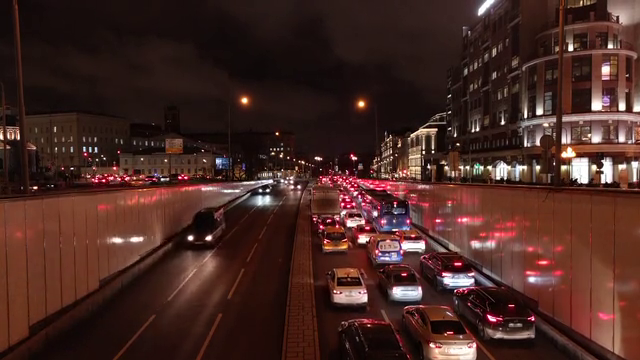
#> input picture frame 62 of Day 18/InputVideo.mp4, 640 x 360 px, given in place of the camera
$ python WebcamProcessingScript.py
#> lines starting #> are read from the running program, lines starting #| are printed output that depends on the picture
import cv2

cap = cv2.VideoCapture(0)

fourcc = cv2.VideoWriter_fourcc(*'XVID')

out = cv2.VideoWriter(
    'webcam_output.avi',
    fourcc,
    20.0,
    (640,480)
)

while True:

    ret, frame = cap.read()
#> frame is the input picture: shape (360, 640, 3); mean B, G, R 34.2, 40, 70.4

    if not ret:
        break

    gray = cv2.cvtColor(frame,cv2.COLOR_BGR2GRAY)
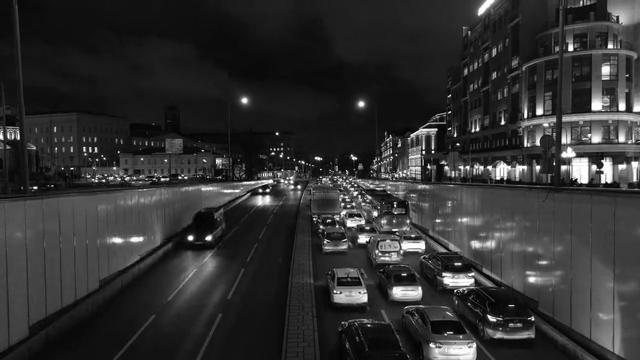
#> gray: shape (360, 640); min 0, max 255, mean 48.5

    blur = cv2.GaussianBlur(gray,(5,5),0)
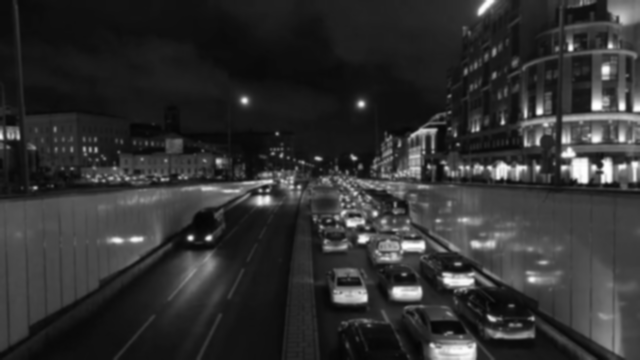
#> blur: shape (360, 640); min 4, max 255, mean 48.5

    edges = cv2.Canny(blur,100,200)
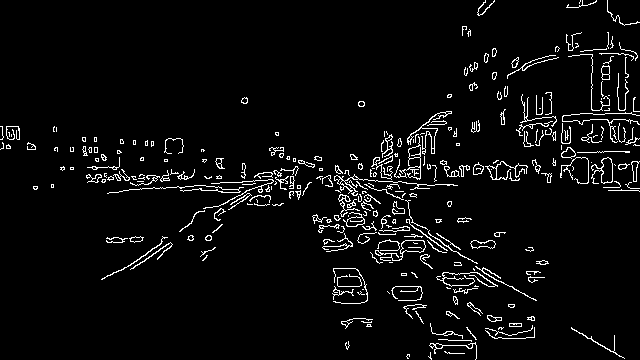
#> edges: shape (360, 640); 4.5% white in thin lines or dots

    cv2.imshow("Original",frame)

    cv2.imshow("Processed",edges)

    out.write(cv2.cvtColor(edges,cv2.COLOR_GRAY2BGR))

    if cv2.waitKey(1)&0xFF==ord('q'):
#> (key q is pressed here)
        break

cap.release()

out.release()

cv2.destroyAllWindows()

$ run again, starting later in the video
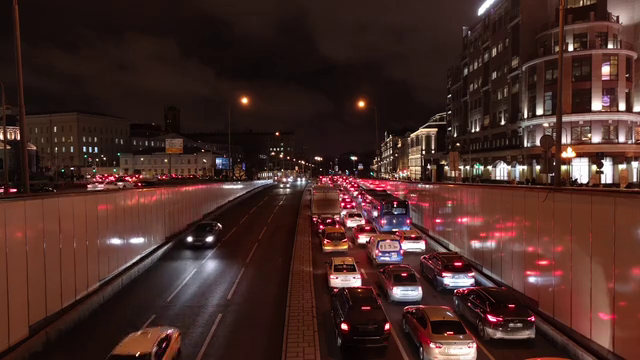
#> input picture frame 280 of Day 18/InputVideo.mp4, 640 x 360 px, given in place of the camera
#> frame is the input picture: shape (360, 640, 3); mean B, G, R 37, 41.9, 70.4
#> `blur = cv2.GaussianBlur(gray,(5,5),0)`:
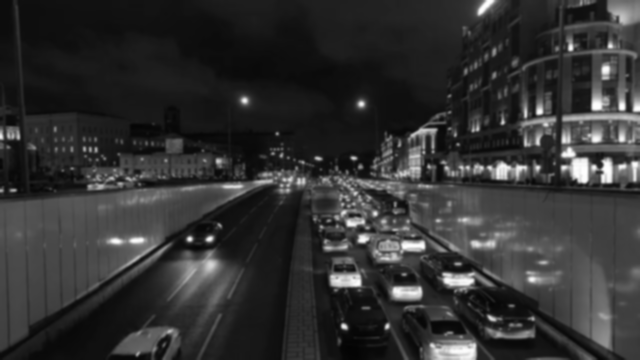
#> blur: shape (360, 640); min 3, max 255, mean 49.9
#> `edges = cv2.Canny(blur,100,200)`:
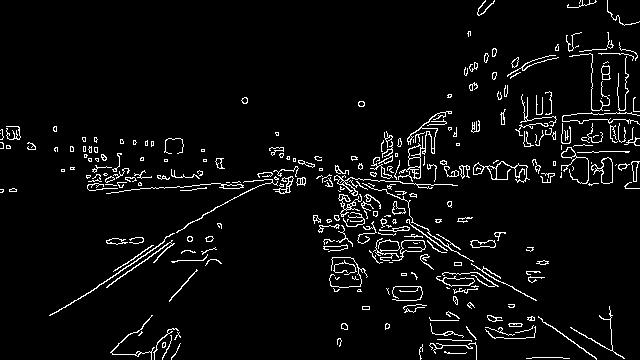
#> edges: shape (360, 640); 4.7% white in thin lines or dots

$ run again, starting later in the video
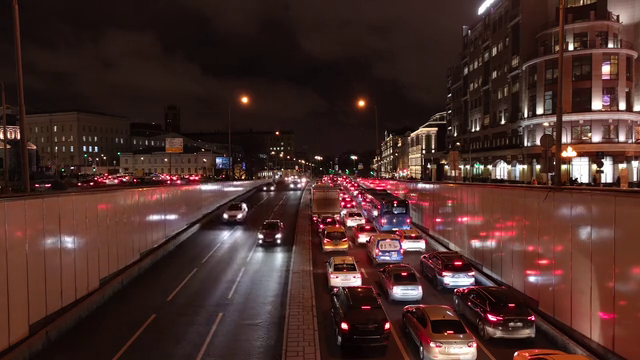
#> input picture frame 499 of Day 18/InputVideo.mp4, 640 x 360 px, given in place of the camera
#> frame is the input picture: shape (360, 640, 3); mean B, G, R 40.1, 44.5, 72
#> `blur = cv2.GaussianBlur(gray,(5,5),0)`:
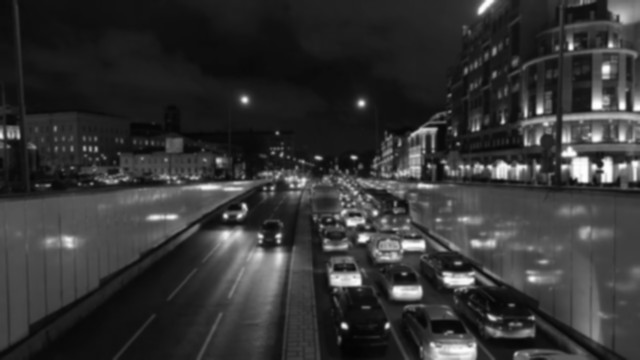
#> blur: shape (360, 640); min 3, max 254, mean 52.3
#> `edges = cv2.Canny(blur,100,200)`:
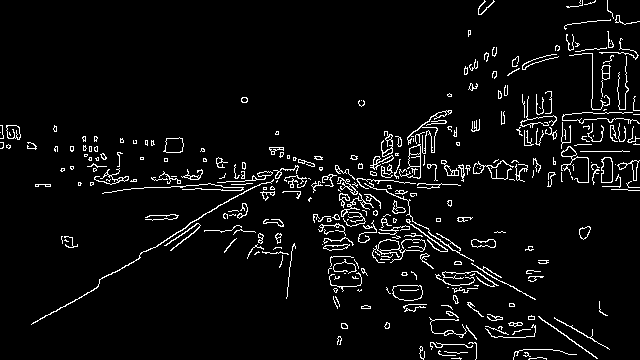
#> edges: shape (360, 640); 4.9% white in thin lines or dots
